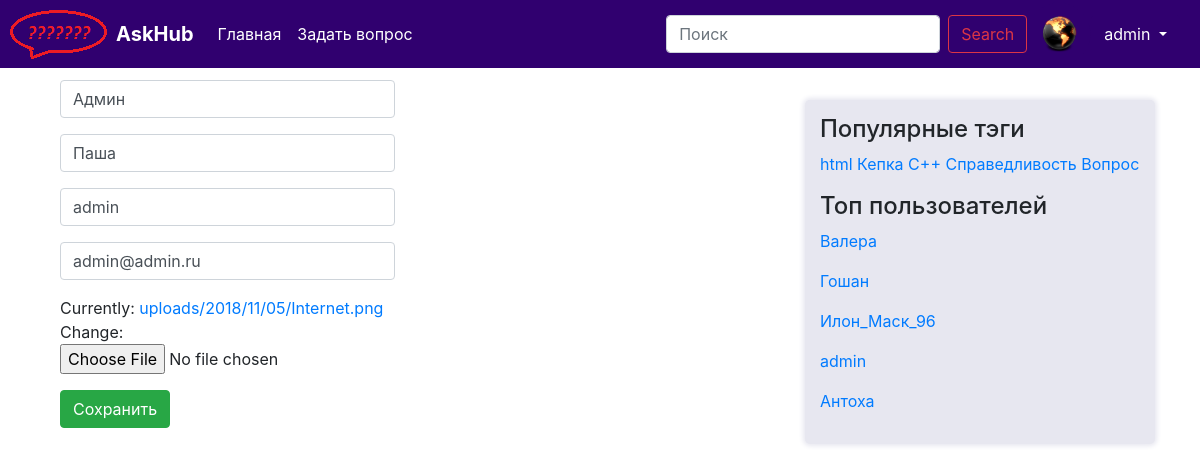
The page /user/edit/ (signed in) on the database its author committed.
### question/models.py (models this page shows, shortened)
class User(AbstractUser):
    upload = models.ImageField(upload_to='uploads/%Y/%m/%d/')
    registration_date = models.DateTimeField(default=timezone.now, verbose_name="Дата решистрации")
    rating = models.IntegerField(default=0, verbose_name="Рейтинг пользователя")
    objects = UserManager()
    def __str__(self):
        return self.username

class Tag(models.Model):
    title = models.CharField(max_length=120, verbose_name=u"Заголовок ярлыка")
    objects = TagManager()

### question/views.py (the view)
# urls.py: path('user/edit/', views.edit, name='edit'),
def edit(request):
    user = get_object_or_404(User, username=request.user)
    if request.method == 'POST':
        form = UserSettingsForm(instance=user,
                               data=request.POST,
                               files=request.FILES
                              )
        if form.is_valid():
            form.save()
            return profile(request, user.id)
    else:
        form = UserSettingsForm(instance=user)
    return render(request, 'question/edit.html', {
            'form': form,
            'tags' : paginate(request, Tag.objects.hottest()),
            'users' : paginate(request, User.objects.by_rating()),
        })

### question/forms.py
class UserSettingsForm(forms.ModelForm):
    first_name = forms.CharField(required=False,validators=[text_validator],widget=forms.TextInput(attrs={
        'class': 'form-control',
        'minlength': 2,
        'maxlength': 30,
        'placeholder': 'Имя'}))
    last_name = forms.CharField(required=False,validators=[text_validator], widget=forms.TextInput(attrs={
        'class': 'form-control',
        'minlength': 2,
        'maxlength': 30,
        'placeholder': 'Фамилия'}))
    username = forms.CharField(validators=[text_validator],required=False,widget=forms.TextInput(attrs={
        'class': 'form-control',
        'minlength': 5,
        'maxlength': 30,
        'placeholder': 'Логин'}))
    email = forms.EmailField(required=False,widget=forms.EmailInput(attrs={
        'class': 'form-control',
        'placeholder': 'E-mail'}))
    class Meta:
        model = User
        fields = ['first_name', 'last_name', 'username', 'email', 'upload']

### question/managers.py (called while the page is built)
    def hottest(self):
        return self.annotate(question_count=Count('question')).order_by('-question_count')

    def by_rating(self):
        return self.order_by('-rating')

### question/views.py (called while the page is built)
def paginate(request, objects_list):
    paginator = Paginator(objects_list, 5)
    page = request.GET.get('page')
    try:
        objects = paginator.page(page)
    except PageNotAnInteger:
        objects = paginator.page(1)
    except EmptyPage:
        objects = paginator.page(paginator.num_pages)
    return objects

### question/templates/question/edit.html (shortened to what this page needs)
{% extends "question/base.html" %}
{% load static %}
{% block content %}
    <div class="main">
        <form enctype="multipart/form-data" class="form-horizontal" action="{{ request.path }}" method="post">
            <div class="col-md-6">
                <fieldset>
                    {% for field in form %}
                        <div class="form-group">
                            {{ field }}
                        </div>
                    {% endfor %}
                    <div class="form-group">
                        <input type="submit" value="Сохранить" class="btn btn-success"/>
                    </div>
                </fieldset>
            </div>
        </form>
    </div>
{% endblock %}

### question/templates/question/navbar.html (shortened to what this page needs)
{% load static %}
{% block navbar %}
<nav class="navbar navbar-expand-md navbar-dark fixed-top" style="background-color: #30006f; margin: 0px;">
    <div>
        <img src="{% static "img/logo.png" %}" alt="">
    </div>
    <a class="navbar-brand" href="#">
        <b>AskHub</b>
    </a>
    <div class="collapse navbar-collapse" id="navbarCollapse">
        <ul class="navbar-nav mr-auto">
            <li class="nav-item active">
                <a class="nav-link" href="{% url 'index' %}">Главная <span class="sr-only">(current)</span></a>
            </li>
            <li class="nav-item active">
                <a class="nav-link" href="{% url 'ask' %}">Задать вопрос <span class="sr-only">(current)</span></a>
            </li>
        </ul>
        <form class="form-inline mt-2 mt-md-0">
            <input class="form-control mr-sm-2" type="text" placeholder="Поиск" aria-label="Поиск">
            <button class="btn btn-outline-danger my-2 my-sm-0" type="submit">Search</button>
        </form>
    </div>
    {% if user.is_authenticated %}
    <div class="ava">
        <img src="{{ MEDIA_URL }}{{ user.upload }}" alt="" style="width:40px;height:40px;">
    </div>
    <div class="btn-group" role="group">
        <button id="btnGroupDrop1" type="button" class="btn btn-secondary dropdown-toggle" style="background-color: #30006f; border-color: #30006f;" data-toggle="dropdown" aria-haspopup="true" aria-expanded="false">
            {{ user }}
        </button>
    </div>
    {% endif %}
</nav>
{% endblock %}

### question/templates/question/sidebar.html
{% load static %}
{% block sidebar %}
    <div class="sidebar">
        <h4>Популярные тэги</h4>
        {% for t in tags %}
            <a href="{% url 'tag' id=t.id %}">{{ t.title }}</a>
        {% endfor %}
        <p>
        <h4>Топ пользователей</h4>
            {% for user in users %}
                <p><a href="{% url 'user' id=user.id %}">{{ user }}</a></p>
            {% endfor %}
        </p>
    </div>
{% endblock %}

### static/css/askme.css (style rules this page uses)
html { position: relative; min-height: 100%; }
body { margin-bottom: 60px; }
.navbar { padding: 0px 20px 0px 0px; }
.ava { margin: 0px; padding: 0px; position: relative; width:64px; height:64px; background: #30006f; border: 1px solid #30006f; border-radius: 50%; }
.ava img { position: absolute; left:50%; top:50%; transform: translate(-50%, -50%); max-width:100%; max-height: 100%; }
.sidebar { background-color: #e7e7f0; box-shadow: 0px 0px 5px 2px #e7e7f0; padding: 15px; margin: 20px 0px 0px 0px; border-radius: 5px; }

### rows shown on the page
User: upload (picture), username "admin", form "Админ" "Паша" "admin" "admin@admin.ru"
Tag: title "html"
Tag: title "Кепка"
Tag: title "С++"
Tag: title "Справедливость"
Tag: title "Вопрос"
User: username "Валера"
User: username "Гошан"
User: username "Илон_Маск_96"
User: username "Антоха"
